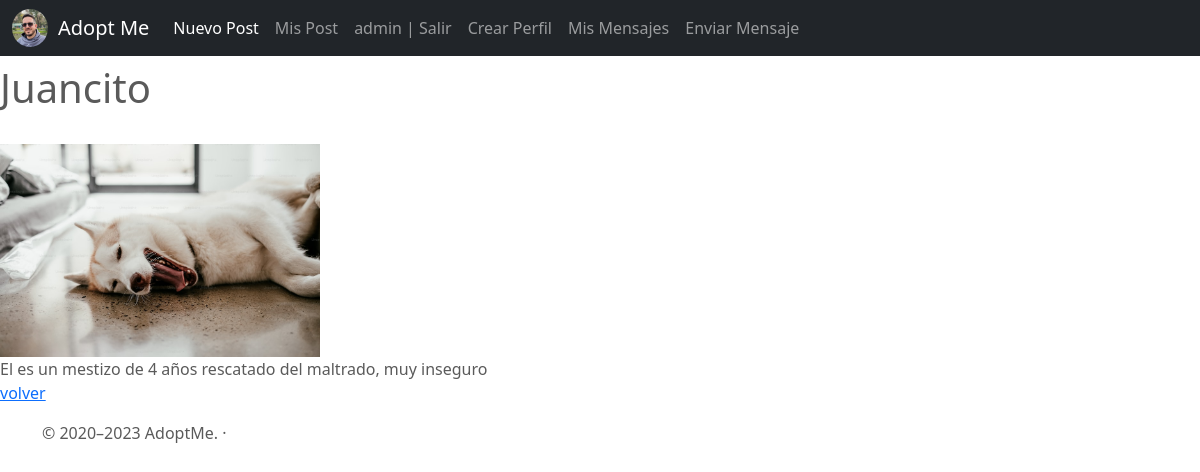
The page /post/6/detail (signed in) on the database its author committed.
### AdoptMe/models.py (models this page shows, shortened)
class Profile(models.Model):
    user = models.OneToOneField(to=User, on_delete=models.CASCADE, related_name="profile")
    instagram = models.CharField(max_length=100)
    imagen = models.ImageField(upload_to="profiles")

class Post(models.Model):
    nombre_carousel = models.CharField(max_length=30)
    caracteristicas_carousel = models.CharField(max_length=50)
    nombre = models.CharField(max_length=15)
    caracteristicas = models.CharField(max_length=250)
    editor = models.ForeignKey(to=User, on_delete=models.CASCADE, related_name='editor')
    imagen = models.ImageField(upload_to="posts")
    creado_el = models.DateTimeField(auto_now_add = True)

### AdoptMe/views.py (the view)
# urls.py: path('post/<pk>/detail', PostDetail.as_view(), name="post-detail"),
class PostDetail(DetailView):
    model = Post

### AdoptMe/templates/AdoptMe/post_detail.html
{% extends "AdoptMe/base.html" %}
{% block main %}
<p>
    <h1>{{object.nombre}}</h1>
    <br>
    <img src="{{ object.imagen.url }}" width="320px" height="75%">
    <br>
    {{object.caracteristicas}}
    <br>
    <a href="{% url 'index' %}"> volver</a>
</p>
{% endblock %}

### AdoptMe/templates/AdoptMe/base.html (shortened to what this page needs)
<!DOCTYPE html>
<html lang="en">
<head>
    {% load static %}
<link href= "{% static 'AdoptMe/css/bootstrap.min.css' %}" rel="stylesheet">
    <link href="{% static 'AdoptMe/css/carousel.css' %}" rel="stylesheet">
</head>
  <body>
    <header>
      <nav class="navbar navbar-expand-md navbar-dark fixed-top bg-dark">
        <div class="container-fluid">
          {% if user.profile.imagen %}
            <a href="{% url 'profile-update' user.profile.id %}">
            <img src="{{user.profile.imagen.url}}" height="100%" width="36px" style="border-radius: 50%; margin-right:10px">
            </a>
          {% endif %}
           <a class="navbar-brand" href="{% url 'index' %}"> Adopt Me</a>
          <div class="collapse navbar-collapse" id="navbarCollapse">
            <ul class="navbar-nav me-auto mb-2 mb-md-0">
              <li class="nav-item">
                <a class="nav-link active" aria-current="page" href="{% url 'post-create' %}">Nuevo Post</a>
              </li>
              <li class="nav-item">
                <a class="nav-link" href="{% url 'post-list' %}">Mis Post</a>
              </li>
            {% if user.is_authenticated %}
                <li class="nav-item">
                    <a class="nav-link" href="{% url 'logout' %}"> {{user.username}} | Salir</a>
                </li>
                <li class="nav-item">
                    <a class="nav-link" href="{% url 'profile-create' %}">Crear Perfil</a>
                </li>
                <li class="nav-item">
                    <a class="nav-link" href="{% url 'mensaje-list' %}">Mis Mensajes</a>
                </li>
            {% endif %}
                <li class="nav-item">
                    <a class="nav-link" href="{% url 'mensaje-create' %}">Enviar Mensaje</a>
                </li>
            </ul>
          </div>
        </div>
      </nav>
    </header>
    {% block main %}
    {% endblock %}
  <footer class="container">
    <p class="float-end">
    <p>© 2020–2023 AdoptMe. ·
  </footer>
  </body>
</html>

### AdoptMe/static/AdoptMe/css/carousel.css (style rules this page uses)
body { padding-top: 3rem; padding-bottom: 3rem; color: #5a5a5a; }

### rows shown on the page
Post: nombre "Juancito", imagen (picture), caracteristicas "El es un mestizo de 4 años rescatado del maltrado, muy inseguro"

### other values the page prints
{{ user.username }} "admin"
